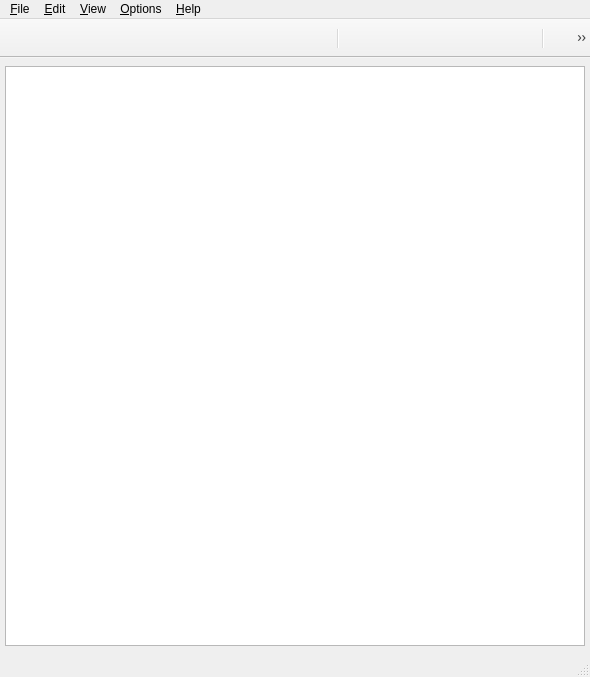
<?xml version="1.0" encoding="UTF-8"?>
<ui version="4.0">
 <class>MainWindow</class>
 <widget class="QMainWindow" name="MainWindow">
  <property name="geometry">
   <rect>
    <x>0</x>
    <y>0</y>
    <width>590</width>
    <height>677</height>
   </rect>
  </property>
  <property name="windowTitle">
   <string>Suqoku</string>
  </property>
  <widget class="QWidget" name="centralwidget">
   <layout class="QGridLayout" name="gridLayout">
    <property name="margin">
     <number>5</number>
    </property>
    <item row="0" column="0">
     <widget class="QGraphicsView" name="viewer">
      <property name="minimumSize">
       <size>
        <width>580</width>
        <height>580</height>
       </size>
      </property>
      <property name="maximumSize">
       <size>
        <width>580</width>
        <height>580</height>
       </size>
      </property>
      <property name="verticalScrollBarPolicy">
       <enum>Qt::ScrollBarAlwaysOff</enum>
      </property>
      <property name="horizontalScrollBarPolicy">
       <enum>Qt::ScrollBarAlwaysOff</enum>
      </property>
      <property name="sceneRect">
       <rectf>
        <x>0.000000000000000</x>
        <y>0.000000000000000</y>
        <width>576.000000000000000</width>
        <height>576.000000000000000</height>
       </rectf>
      </property>
      <property name="renderHints">
       <set>QPainter::Antialiasing|QPainter::HighQualityAntialiasing|QPainter::SmoothPixmapTransform|QPainter::TextAntialiasing</set>
      </property>
      <property name="viewportUpdateMode">
       <enum>QGraphicsView::FullViewportUpdate</enum>
      </property>
     </widget>
    </item>
   </layout>
  </widget>
  <widget class="QMenuBar" name="menubar">
   <property name="geometry">
    <rect>
     <x>0</x>
     <y>0</y>
     <width>590</width>
     <height>22</height>
    </rect>
   </property>
   <widget class="QMenu" name="menu_File">
    <property name="title">
     <string>&amp;File</string>
    </property>
    <widget class="QMenu" name="menuNew_random_game">
     <property name="title">
      <string>Random generated games</string>
     </property>
     <addaction name="action_neues_leichtes_zufallsspiel"/>
     <addaction name="action_neues_mittleres_spiel"/>
    </widget>
    <widget class="QMenu" name="menuTested_games">
     <property name="title">
      <string>Tested games</string>
     </property>
     <addaction name="action_easy_01"/>
     <addaction name="action_easy_02"/>
    </widget>
    <addaction name="action_leeres_spiel"/>
    <addaction name="menuNew_random_game"/>
    <addaction name="menuTested_games"/>
    <addaction name="separator"/>
    <addaction name="action_oeffnen"/>
    <addaction name="action_save"/>
    <addaction name="action_save_as"/>
    <addaction name="separator"/>
    <addaction name="action_restart"/>
    <addaction name="separator"/>
    <addaction name="action_close"/>
   </widget>
   <widget class="QMenu" name="menu_Edit">
    <property name="title">
     <string>&amp;Edit</string>
    </property>
    <addaction name="action_undo"/>
    <addaction name="action_redo"/>
    <addaction name="separator"/>
    <addaction name="action_neues_von_zustand"/>
    <addaction name="separator"/>
    <addaction name="action_einfuegen"/>
    <addaction name="action_kopieren"/>
   </widget>
   <widget class="QMenu" name="menu_optionen">
    <property name="title">
     <string>&amp;Options</string>
    </property>
    <addaction name="action_zeige_kandidaten"/>
    <addaction name="separator"/>
    <addaction name="separator"/>
    <addaction name="action_zeige_timer"/>
    <addaction name="action_zeige_status"/>
    <addaction name="action_zeige_zugzahl"/>
   </widget>
   <widget class="QMenu" name="menu_Help">
    <property name="title">
     <string>&amp;Help</string>
    </property>
    <addaction name="action_about"/>
    <addaction name="action_about_qt"/>
   </widget>
   <widget class="QMenu" name="menu_view">
    <property name="title">
     <string>&amp;View</string>
    </property>
    <widget class="QMenu" name="menuFilter">
     <property name="title">
      <string>Filter</string>
     </property>
     <addaction name="action_leer"/>
     <addaction name="action_filter_1"/>
     <addaction name="action_filter_2"/>
     <addaction name="action_filter_3"/>
     <addaction name="action_filter_4"/>
     <addaction name="action_filter_5"/>
     <addaction name="action_filter_6"/>
     <addaction name="action_filter_7"/>
     <addaction name="action_filter_8"/>
     <addaction name="action_filter_9"/>
     <addaction name="separator"/>
     <addaction name="action_filter_red"/>
     <addaction name="action_filter_green"/>
     <addaction name="action_filter_blue"/>
     <addaction name="action_filter_cyan"/>
     <addaction name="action_filter_magenta"/>
     <addaction name="action_filter_yellow"/>
     <addaction name="separator"/>
     <addaction name="action_filter_paare"/>
     <addaction name="action_filter_dreier"/>
    </widget>
    <addaction name="menuFilter"/>
    <addaction name="separator"/>
    <addaction name="action_loese_einzelne"/>
   </widget>
   <addaction name="menu_File"/>
   <addaction name="menu_Edit"/>
   <addaction name="menu_view"/>
   <addaction name="menu_optionen"/>
   <addaction name="menu_Help"/>
  </widget>
  <widget class="QStatusBar" name="statusbar"/>
  <widget class="QToolBar" name="filter_bar">
   <property name="windowTitle">
    <string>Filter</string>
   </property>
   <property name="movable">
    <bool>false</bool>
   </property>
   <property name="floatable">
    <bool>false</bool>
   </property>
   <attribute name="toolBarArea">
    <enum>TopToolBarArea</enum>
   </attribute>
   <attribute name="toolBarBreak">
    <bool>false</bool>
   </attribute>
   <addaction name="action_leer"/>
   <addaction name="action_filter_1"/>
   <addaction name="action_filter_2"/>
   <addaction name="action_filter_3"/>
   <addaction name="action_filter_4"/>
   <addaction name="action_filter_5"/>
   <addaction name="action_filter_6"/>
   <addaction name="action_filter_7"/>
   <addaction name="action_filter_8"/>
   <addaction name="action_filter_9"/>
   <addaction name="separator"/>
   <addaction name="action_filter_red"/>
   <addaction name="action_filter_green"/>
   <addaction name="action_filter_blue"/>
   <addaction name="action_filter_cyan"/>
   <addaction name="action_filter_magenta"/>
   <addaction name="action_filter_yellow"/>
   <addaction name="separator"/>
   <addaction name="action_filter_paare"/>
   <addaction name="action_filter_dreier"/>
  </widget>
  <action name="action_oeffnen">
   <property name="text">
    <string>Open</string>
   </property>
  </action>
  <action name="action_about">
   <property name="text">
    <string>About Suqoku</string>
   </property>
  </action>
  <action name="action_about_qt">
   <property name="text">
    <string>About QT</string>
   </property>
  </action>
  <action name="action_leeres_spiel">
   <property name="text">
    <string>New empty game</string>
   </property>
  </action>
  <action name="action_filter_1">
   <property name="checkable">
    <bool>true</bool>
   </property>
   <property name="icon">
    <iconset resource="resourcen.qrc">
     <normaloff>:/icons/icons/01.png</normaloff>:/icons/icons/01.png</iconset>
   </property>
   <property name="text">
    <string/>
   </property>
   <property name="shortcut">
    <string>Alt+1</string>
   </property>
  </action>
  <action name="action_filter_2">
   <property name="checkable">
    <bool>true</bool>
   </property>
   <property name="icon">
    <iconset resource="resourcen.qrc">
     <normaloff>:/icons/icons/02.png</normaloff>:/icons/icons/02.png</iconset>
   </property>
   <property name="text">
    <string/>
   </property>
   <property name="shortcut">
    <string>Alt+2</string>
   </property>
  </action>
  <action name="action_filter_3">
   <property name="checkable">
    <bool>true</bool>
   </property>
   <property name="icon">
    <iconset resource="resourcen.qrc">
     <normaloff>:/icons/icons/03.png</normaloff>:/icons/icons/03.png</iconset>
   </property>
   <property name="text">
    <string/>
   </property>
   <property name="shortcut">
    <string>Alt+3</string>
   </property>
  </action>
  <action name="action_filter_4">
   <property name="checkable">
    <bool>true</bool>
   </property>
   <property name="icon">
    <iconset resource="resourcen.qrc">
     <normaloff>:/icons/icons/04.png</normaloff>:/icons/icons/04.png</iconset>
   </property>
   <property name="text">
    <string/>
   </property>
   <property name="shortcut">
    <string>Alt+4</string>
   </property>
  </action>
  <action name="action_filter_5">
   <property name="checkable">
    <bool>true</bool>
   </property>
   <property name="icon">
    <iconset resource="resourcen.qrc">
     <normaloff>:/icons/icons/05.png</normaloff>:/icons/icons/05.png</iconset>
   </property>
   <property name="text">
    <string/>
   </property>
   <property name="shortcut">
    <string>Alt+5</string>
   </property>
  </action>
  <action name="action_filter_6">
   <property name="checkable">
    <bool>true</bool>
   </property>
   <property name="icon">
    <iconset resource="resourcen.qrc">
     <normaloff>:/icons/icons/06.png</normaloff>:/icons/icons/06.png</iconset>
   </property>
   <property name="text">
    <string/>
   </property>
   <property name="shortcut">
    <string>Alt+6</string>
   </property>
  </action>
  <action name="action_filter_7">
   <property name="checkable">
    <bool>true</bool>
   </property>
   <property name="icon">
    <iconset resource="resourcen.qrc">
     <normaloff>:/icons/icons/07.png</normaloff>:/icons/icons/07.png</iconset>
   </property>
   <property name="text">
    <string/>
   </property>
   <property name="shortcut">
    <string>Alt+7</string>
   </property>
  </action>
  <action name="action_filter_8">
   <property name="checkable">
    <bool>true</bool>
   </property>
   <property name="icon">
    <iconset resource="resourcen.qrc">
     <normaloff>:/icons/icons/08.png</normaloff>:/icons/icons/08.png</iconset>
   </property>
   <property name="text">
    <string/>
   </property>
   <property name="shortcut">
    <string>Alt+8</string>
   </property>
  </action>
  <action name="action_filter_9">
   <property name="checkable">
    <bool>true</bool>
   </property>
   <property name="icon">
    <iconset resource="resourcen.qrc">
     <normaloff>:/icons/icons/09.png</normaloff>:/icons/icons/09.png</iconset>
   </property>
   <property name="text">
    <string/>
   </property>
   <property name="shortcut">
    <string>Alt+9</string>
   </property>
  </action>
  <action name="action_filter_red">
   <property name="checkable">
    <bool>true</bool>
   </property>
   <property name="icon">
    <iconset resource="resourcen.qrc">
     <normaloff>:/icons/icons/red.png</normaloff>:/icons/icons/red.png</iconset>
   </property>
   <property name="text">
    <string/>
   </property>
  </action>
  <action name="action_filter_green">
   <property name="checkable">
    <bool>true</bool>
   </property>
   <property name="icon">
    <iconset resource="resourcen.qrc">
     <normaloff>:/icons/icons/green.png</normaloff>:/icons/icons/green.png</iconset>
   </property>
   <property name="text">
    <string/>
   </property>
  </action>
  <action name="action_filter_blue">
   <property name="checkable">
    <bool>true</bool>
   </property>
   <property name="icon">
    <iconset resource="resourcen.qrc">
     <normaloff>:/icons/icons/blue.png</normaloff>:/icons/icons/blue.png</iconset>
   </property>
   <property name="text">
    <string/>
   </property>
  </action>
  <action name="action_filter_cyan">
   <property name="checkable">
    <bool>true</bool>
   </property>
   <property name="icon">
    <iconset resource="resourcen.qrc">
     <normaloff>:/icons/icons/cyan.png</normaloff>:/icons/icons/cyan.png</iconset>
   </property>
   <property name="text">
    <string/>
   </property>
  </action>
  <action name="action_filter_magenta">
   <property name="checkable">
    <bool>true</bool>
   </property>
   <property name="icon">
    <iconset resource="resourcen.qrc">
     <normaloff>:/icons/icons/magenta.png</normaloff>:/icons/icons/magenta.png</iconset>
   </property>
   <property name="text">
    <string/>
   </property>
  </action>
  <action name="action_filter_yellow">
   <property name="checkable">
    <bool>true</bool>
   </property>
   <property name="icon">
    <iconset resource="resourcen.qrc">
     <normaloff>:/icons/icons/yellow.png</normaloff>:/icons/icons/yellow.png</iconset>
   </property>
   <property name="text">
    <string/>
   </property>
  </action>
  <action name="action_leer">
   <property name="checkable">
    <bool>true</bool>
   </property>
   <property name="icon">
    <iconset resource="resourcen.qrc">
     <normaloff>:/icons/icons/leer.png</normaloff>:/icons/icons/leer.png</iconset>
   </property>
   <property name="text">
    <string/>
   </property>
   <property name="shortcut">
    <string>Alt+0</string>
   </property>
  </action>
  <action name="action_filter_paare">
   <property name="checkable">
    <bool>true</bool>
   </property>
   <property name="icon">
    <iconset resource="resourcen.qrc">
     <normaloff>:/icons/icons/pairs.png</normaloff>:/icons/icons/pairs.png</iconset>
   </property>
   <property name="text">
    <string/>
   </property>
  </action>
  <action name="action_filter_dreier">
   <property name="checkable">
    <bool>true</bool>
   </property>
   <property name="icon">
    <iconset resource="resourcen.qrc">
     <normaloff>:/icons/icons/tripple.png</normaloff>:/icons/icons/tripple.png</iconset>
   </property>
   <property name="text">
    <string/>
   </property>
  </action>
  <action name="action_zeige_timer">
   <property name="checkable">
    <bool>true</bool>
   </property>
   <property name="checked">
    <bool>true</bool>
   </property>
   <property name="text">
    <string>Show timer</string>
   </property>
  </action>
  <action name="action_zeige_kandidaten">
   <property name="checkable">
    <bool>true</bool>
   </property>
   <property name="checked">
    <bool>true</bool>
   </property>
   <property name="text">
    <string>Show candidates</string>
   </property>
  </action>
  <action name="action_loese_einzelne">
   <property name="text">
    <string>Solve all singles</string>
   </property>
   <property name="shortcut">
    <string>Alt+S</string>
   </property>
  </action>
  <action name="action_save">
   <property name="text">
    <string>Save</string>
   </property>
  </action>
  <action name="action_save_as">
   <property name="text">
    <string>Save as</string>
   </property>
  </action>
  <action name="action_restart">
   <property name="enabled">
    <bool>false</bool>
   </property>
   <property name="text">
    <string>Restart</string>
   </property>
  </action>
  <action name="action_undo">
   <property name="enabled">
    <bool>false</bool>
   </property>
   <property name="text">
    <string>Undo</string>
   </property>
   <property name="shortcut">
    <string>Alt+U</string>
   </property>
  </action>
  <action name="action_redo">
   <property name="enabled">
    <bool>false</bool>
   </property>
   <property name="text">
    <string>Redo</string>
   </property>
   <property name="shortcut">
    <string>Alt+R</string>
   </property>
  </action>
  <action name="action_neues_von_zustand">
   <property name="text">
    <string>Make game from current state</string>
   </property>
  </action>
  <action name="action_zeige_status">
   <property name="checkable">
    <bool>true</bool>
   </property>
   <property name="checked">
    <bool>true</bool>
   </property>
   <property name="text">
    <string>Show status</string>
   </property>
  </action>
  <action name="action_zeige_zugzahl">
   <property name="checkable">
    <bool>true</bool>
   </property>
   <property name="checked">
    <bool>true</bool>
   </property>
   <property name="text">
    <string>Show move count</string>
   </property>
  </action>
  <action name="action_einfuegen">
   <property name="text">
    <string>Paste game</string>
   </property>
   <property name="shortcut">
    <string>Ctrl+V</string>
   </property>
  </action>
  <action name="action_kopieren">
   <property name="text">
    <string>Copy game</string>
   </property>
   <property name="shortcut">
    <string>Ctrl+C</string>
   </property>
  </action>
  <action name="action_neues_leichtes_zufallsspiel">
   <property name="text">
    <string>New easy game</string>
   </property>
  </action>
  <action name="action_neues_mittleres_spiel">
   <property name="text">
    <string>New medium game</string>
   </property>
  </action>
  <action name="action_easy_01">
   <property name="text">
    <string>Easy 01</string>
   </property>
  </action>
  <action name="action_close">
   <property name="text">
    <string>Close</string>
   </property>
  </action>
  <action name="action_easy_02">
   <property name="text">
    <string>Easy 02</string>
   </property>
  </action>
 </widget>
 <resources>
  <include location="resourcen.qrc"/>
 </resources>
 <connections/>
</ui>
